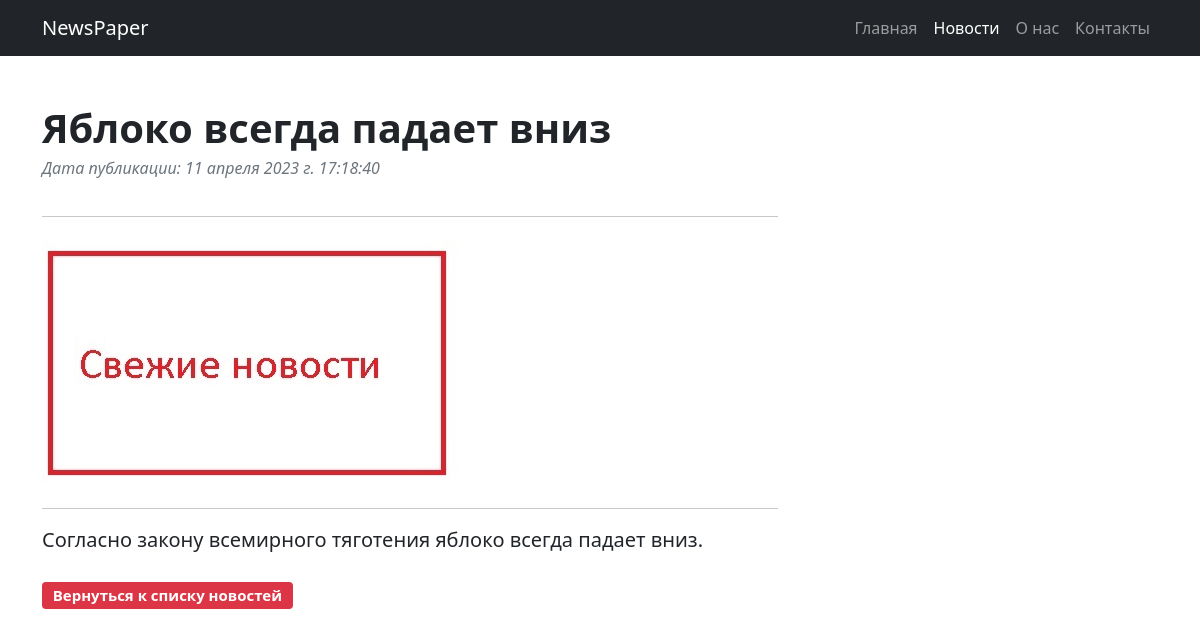
Screenshot of /news/8 with the database file from the repository.
### newspaper/models.py (models this page shows, shortened)
class Post(models.Model):
    authorArticle = models.ForeignKey(Author, on_delete=models.CASCADE, verbose_name="Автор")
    news = 'NW'
    article = 'AR'
    CATEGORY_CHOICES = (
        (news, 'Новость'),
        (article, 'Статья'),
    )
    categoryType = models.CharField(max_length=2, choices=CATEGORY_CHOICES, default=article, verbose_name="Категория")
    dateCreated = models.DateTimeField(auto_now_add=True)
    postCategory = models.ManyToManyField(Category, through='PostCategory')
    title = models.CharField(max_length=128, unique=True, verbose_name="Заголовок")
    text = models.TextField(verbose_name="Текст поста")
    rating = models.SmallIntegerField(default=0, verbose_name="Рейтинг поста")

### newspaper/views.py (the view)
# urls.py: path('<int:pk>', PostList.as_view(), name='post'),  # pk — первичный ключ поста, который будет выводиться в шаблон
class PostList(DetailView):
    model = Post
    template_name = 'post.html'
    context_object_name = 'post'

### newspaper/templatetags/censor.py (called while the page is built)
@register.filter(name='censor')
def censor(value, arg):
    cList = ['дур', 'коз']
    cEdit = value
    result = ''
    for w in cList:
        cTemp = cEdit.lower().replace(w, arg * len(w))
        cEdit = cTemp
    for i in range(0, len(value)):
        if (value[i] != cEdit[i]):
            result += cEdit[i].upper()
        else:
            result += cEdit[i]
    return result

### templates/post.html (shortened to what this page needs)
{% extends 'flatpages/default.html' %}
{% load static %}
{% load censor %}
{% block idpage %}news{% endblock %}
{% block header %}
{{ post.title|censor:'*' }}
{% endblock %}
{% block count %}
Дата публикации: {{ post.dateCreated|date:'d E Y г. H:i:s' }}
{% endblock %}
{% block image %}
{% static 'assets/pic.jpg' %}
{% endblock %}
{% block content %}
<hr>
<p class="fs-5 mb-4">{{ post.text|censor:'*' }}</p>
<p class="block-btn"><a class="btn" href="/news">Вернуться к списку новостей</a></p>
{% endblock content %}

### static/css/mystyles.css (style rules this page uses)
html, body { height: 100%; }
.btn { border-radius: 0.25rem; color: #fff; background-color: #dc3545; padding: 0.31em 0.65em 0.35em 0.65em; font-size: 0.75em; font-weight: 700; line-height: 1; }
.mb-5.post-content p { font-size: 20px; }

### rows the page displays
Post: title|censor "Яблоко всегда падает вниз", dateCreated "11 апреля 2023 г. 17:18:40", text|censor "Согласно закону всемирного тяготения яблоко всегда падает вниз."
